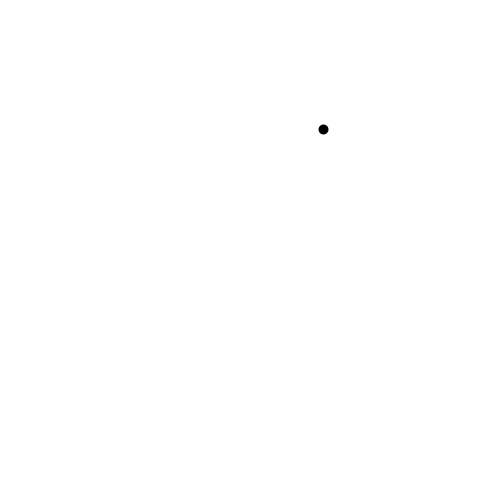
Frame 1 (no input)
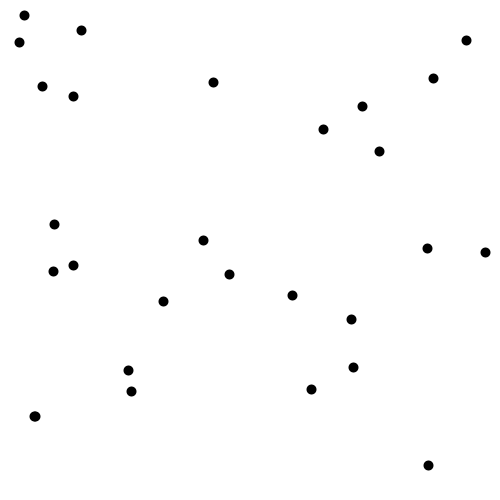
Frame 60 (the mouse pressed at the canvas centre just before this capture)
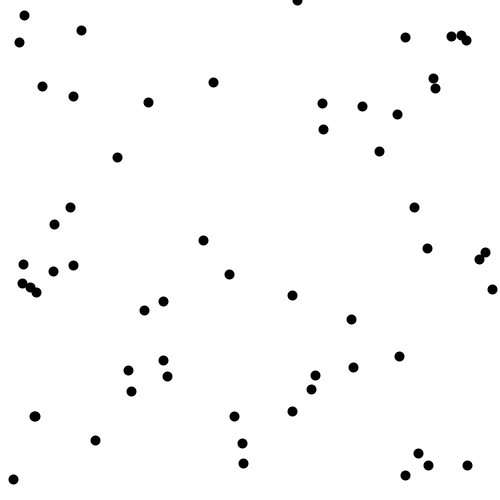
Frame 120 (the mouse held since frame 60 and released just before this capture)

The Processing sketch that drew these frames (run headless with seeded random() and noise(); from frame 60 on, the mouse is pressed at the canvas centre):

// Processing sketch: Checkerboard
// ── Checkerboard.pde

//This program creates a checkers board with squares of 100x100
//By Joshua Maguire and David Jaggard on 10/4/2012

//globals
float x;
float y;

// screen size and color
void setup(){
  background (255);
  size (500,500);
  smooth();
}

//gets random numbers for x and y
void draw(){
  x= random(500);
  y= random(500);
 
  //tests x and y to see if they should be drawn or not
  if ((x%200 < 100 && y%200 < 100)||(x%200 > 100 && y%200 > 100)){
  strokeWeight(10);
  point(x,y);
}
  else{
  }

// You can see real time what the numbers are and see for yourself how
//they fit into the big if statement. This helped us figure it out.
//      (!!!!!helps if you turn the framerate down!!!!!!!)
println (x%200);
println (y%200);
}
